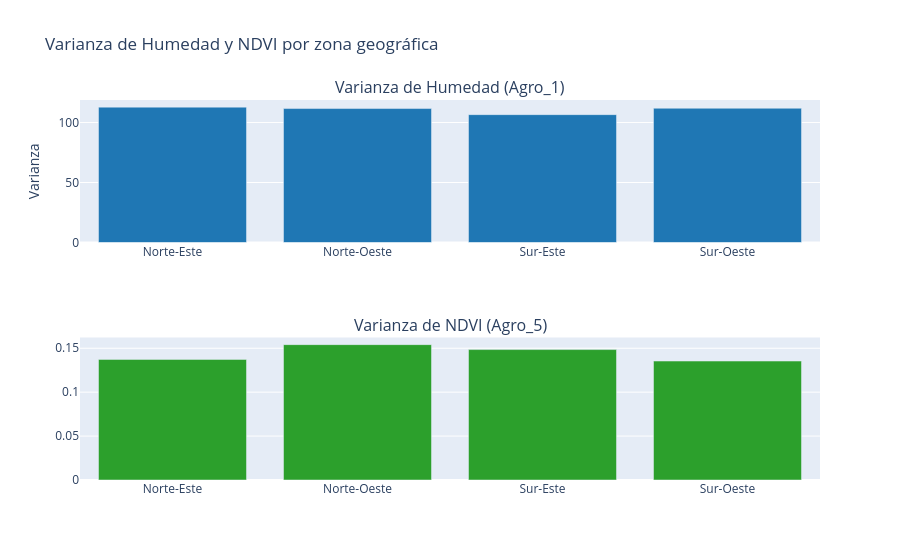

Notebook code for this chart:
### Markdown cell above
Para responder esta pregunta, le hacemos la siguiente solicitud a la IA:

***Divide el área de estudio en 4 cuadrantes usando la mediana de cada coordenada como líneas de corte: Norte/Sur y Este/Oeste. Para cada zona calcula la varianza de `Agro_1` (Humedad) y `Agro_5` (NDVI) y comparalas mediante una tabla y un gráfico de barras, en 2 subplot diferente cada variable***

### Code cell
lat_zona = pd.qcut(agro["Latitude"], 2, labels=["Sur", "Norte"])
lon_zona = pd.qcut(agro["Longitude"], 2, labels=["Oeste", "Este"])
agro["Zona"] = lat_zona.astype(str) + "-" + lon_zona.astype(str)

varianza_por_zona = (
    agro.groupby("Zona")[["Agro_1", "Agro_5"]]
    .var()
    .rename(columns={"Agro_1": "Var(Humedad)", "Agro_5": "Var(NDVI)"})
)

fig_var = make_subplots(
    rows=2,
    cols=1,
    subplot_titles=("Varianza de Humedad (Agro_1)", "Varianza de NDVI (Agro_5)"),
)
fig_var.add_trace(
    go.Bar(
        x=varianza_por_zona.index,
        y=varianza_por_zona["Var(Humedad)"],
        marker_color="#1f77b4",
        name="Var(Humedad)",
    ),
    row=1,
    col=1,
)
fig_var.add_trace(
    go.Bar(
        x=varianza_por_zona.index,
        y=varianza_por_zona["Var(NDVI)"],
        marker_color="#2ca02c",
        name="Var(NDVI)",
    ),
    row=2,
    col=1,
)
fig_var.update_yaxes(title_text="Varianza", row=1, col=1)
fig_var.update_yaxes(title_text="Varianza", row=1, col=2)
fig_var.update_layout(
    title_text="Varianza de Humedad y NDVI por zona geográfica", showlegend=False
)
fig_var.show()

varianza_por_zona

### Figure 1 — Plotly figure (JSON) as saved in the notebook; plotly's stock layout.template omitted (floating-point values rounded to 4 significant figures)
{"data": [{"marker": {"color": "#1f77b4"}, "name": "Var(Humedad)", "type": "bar", "x": ["Norte-Este", "Norte-Oeste", "Sur-Este", "Sur-Oeste"], "xaxis": "x", "y": [112.8, 111.7, 106.6, 111.9], "yaxis": "y"}, {"marker": {"color": "#2ca02c"}, "name": "Var(NDVI)", "type": "bar", "x": ["Norte-Este", "Norte-Oeste", "Sur-Este", "Sur-Oeste"], "xaxis": "x2", "y": [0.1373, 0.1541, 0.1485, 0.1354], "yaxis": "y2"}], "layout": {"annotations": [{"font": {"size": 16}, "showarrow": false, "text": "Varianza de Humedad (Agro_1)", "x": 0.5, "xanchor": "center", "xref": "paper", "y": 1, "yanchor": "bottom", "yref": "paper"}, {"font": {"size": 16}, "showarrow": false, "text": "Varianza de NDVI (Agro_5)", "x": 0.5, "xanchor": "center", "xref": "paper", "y": 0.375, "yanchor": "bottom", "yref": "paper"}], "showlegend": false, "title": {"text": "Varianza de Humedad y NDVI por zona geográfica"}, "xaxis": {"anchor": "y", "domain": [0, 1]}, "xaxis2": {"anchor": "y2", "domain": [0, 1]}, "yaxis": {"anchor": "x", "domain": [0.625, 1], "title": {"text": "Varianza"}}, "yaxis2": {"anchor": "x2", "domain": [0, 0.375]}}}
